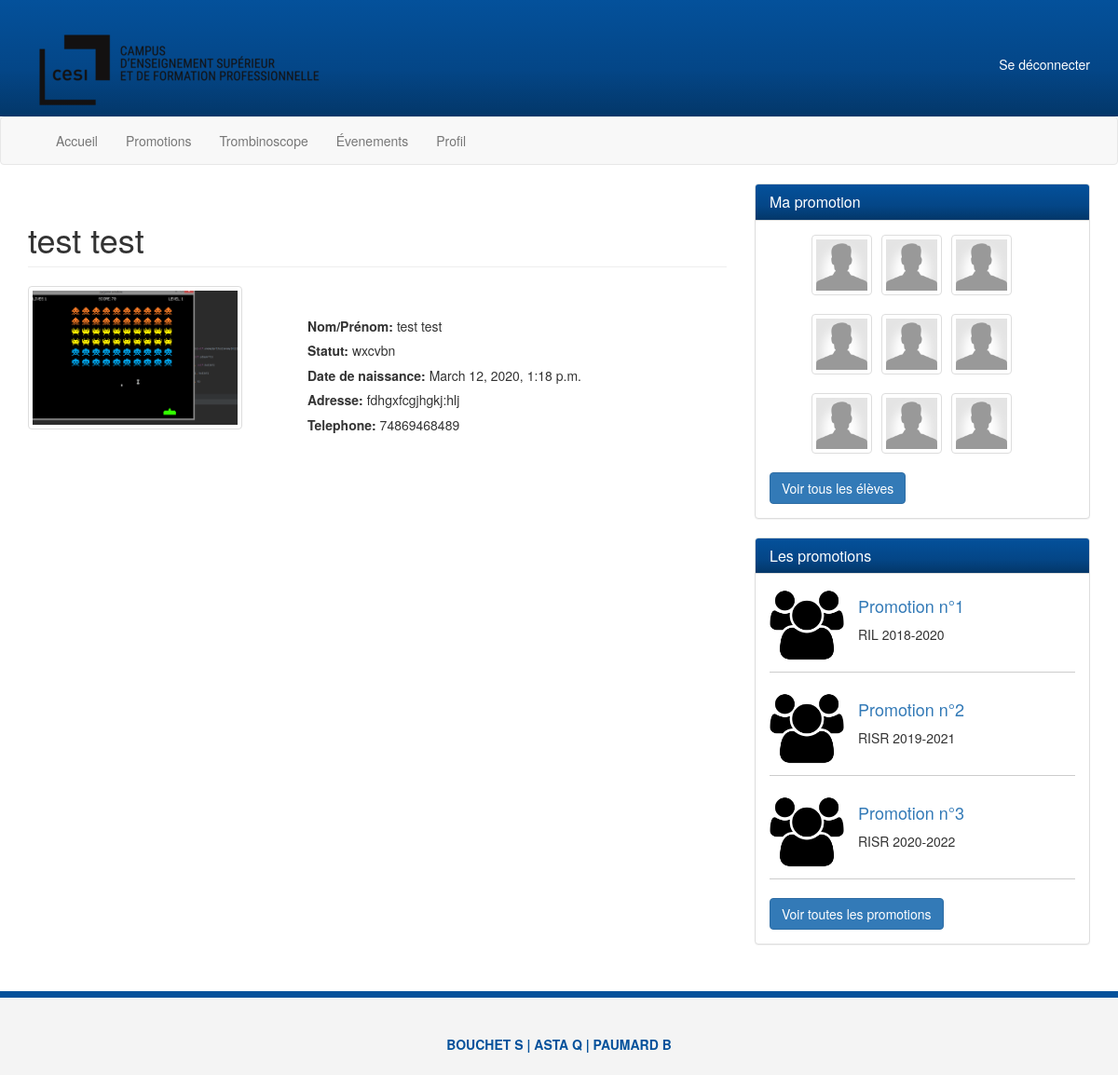
The page /profil/ (signed in) on the database as committed earlier.
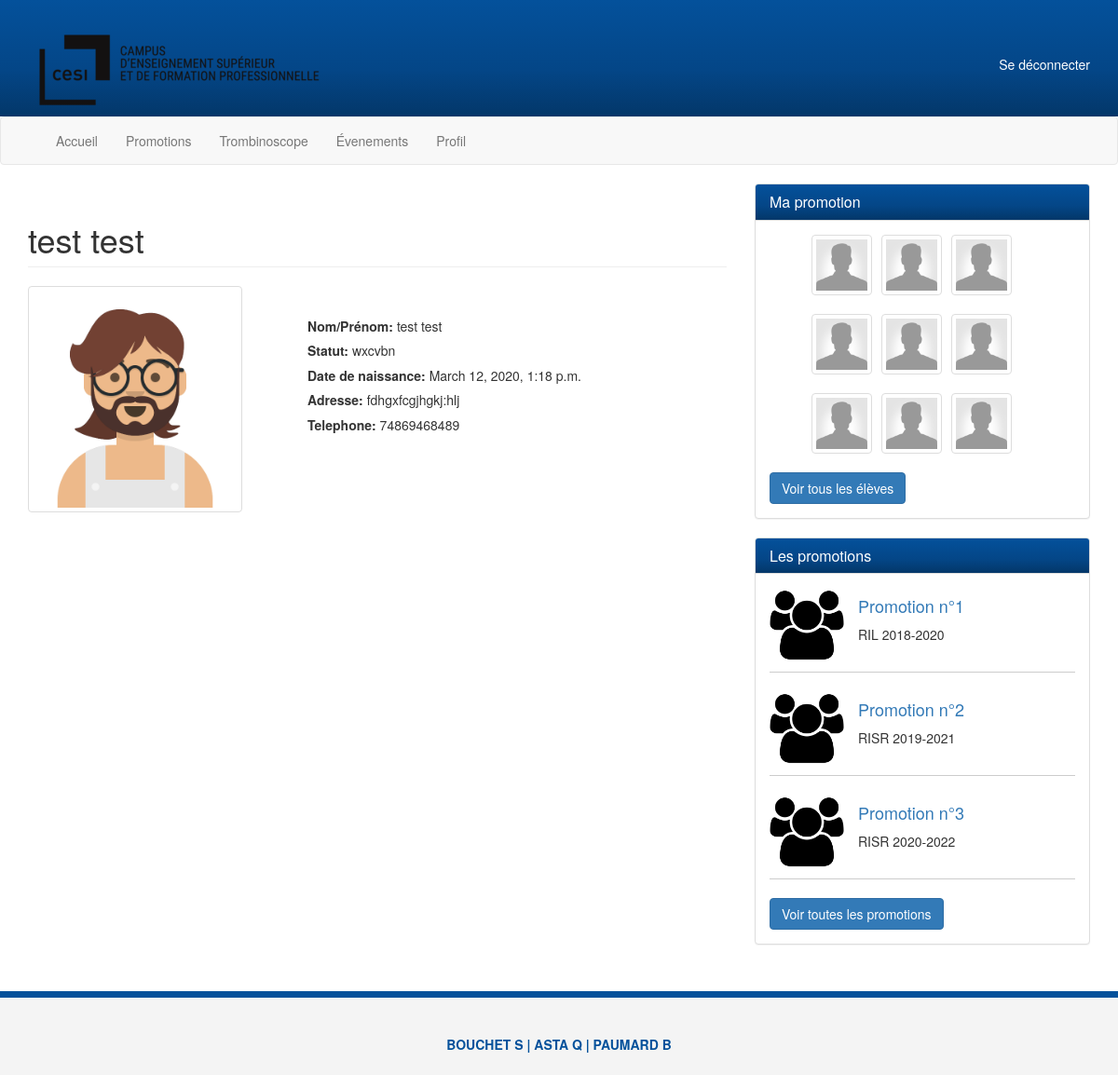
The same page on the database as committed later.
### backoffice/models.py (models this page shows, shortened)
class Personne(models.Model):
    nom = models.CharField(max_length=150)
    prenom = models.CharField(max_length=150)
    datenaissance = models.DateTimeField()
    adresse = models.TextField()
    tel = models.IntegerField()
    photo = models.ImageField(upload_to='gallery')
    statut = models.CharField(max_length=50)
    promotion = models.ForeignKey(Promotion, on_delete=models.CASCADE)
    userid = models.ForeignKey(settings.AUTH_USER_MODEL,on_delete=models.CASCADE, null=True)
    object = models.Manager()

### backoffice/views.py (the view)
# urls.py: path('profil/', views.profil, name="profil"),
@login_required
def profil(request):
    user = request.user
    personne = Personne.object.filter(userid=user.id)
    personne_dict = {
        'personne': personne
    }
    return render(request, 'profil.html', personne_dict)

### backoffice/templates/profil.html (shortened to what this page needs)
<!DOCTYPE html>
<html lang="en">
  <head>
    {% include 'importCss.html' %}
  </head>
  <body>
  <header>
      {% include 'header.html' %}
  </header>
  {% include 'navbar.html' %}
    <section>
       {% for p in personne %}
      <div class="container">
        <div class="row">
          <div class="col-md-8">
            <div class="profile">
              <h1 class="page-header">{{p.nom}} {{p.prenom}}</h1>
              <div class="row">
                <div class="col-md-4">
                  <img src="{{p.photo.url}}" class="img-thumbnail" alt="">
                </div>
                <div class="col-md-8">
                  <ul>
                    <li><strong>Nom/Prénom:</strong> {{p.nom}} {{p.prenom}}</li>
                    <li><strong>Statut:</strong> {{p.statut}}</li>
                    <li><strong>Date de naissance:</strong> {{p.datenaissance}}</li>
                    <li><strong>Adresse:</strong> {{p.adresse}}</li>
                    <li><strong>Telephone:</strong> {{p.tel}}</li>
                  </ul>
                </div>
              </div>
            </div>
          </div>
        {% endfor %}
            <div class="col-md-4">
                <div class="panel panel-default friends">
                    <div class="panel-heading">
                        <h3 class="panel-title">Ma promotion</h3>
                    </div>
                    <div class="panel-body">
                        <ul>
                            <li><a href="profile.html" class="thumbnail"><img src="../static/img/user.png" alt=""></a></li>
                            <li><a href="profile.html" class="thumbnail"><img src="../static/img/user.png" alt=""></a></li>
                            <li><a href="profile.html" class="thumbnail"><img src="../static/img/user.png" alt=""></a></li>
                            <li><a href="profile.html" class="thumbnail"><img src="../static/img/user.png" alt=""></a></li>
                            <li><a href="profile.html" class="thumbnail"><img src="../static/img/user.png" alt=""></a></li>
                            <li><a href="profile.html" class="thumbnail"><img src="../static/img/user.png" alt=""></a></li>
                            <li><a href="profile.html" class="thumbnail"><img src="../static/img/user.png" alt=""></a></li>
                            <li><a href="profile.html" class="thumbnail"><img src="../static/img/user.png" alt=""></a></li>
                            <li><a href="profile.html" class="thumbnail"><img src="../static/img/user.png" alt=""></a></li>
                        </ul>
                        <a class="btn btn-primary" href="#">Voir tous les élèves</a>
                    </div>
                </div>
                <div class="panel panel-default groups">
                    <div class="panel-heading">
                        <h3 class="panel-title">Les promotions</h3>
                    </div>
                    <div class="panel-body">
                        <div class="group-item">
                            <img src="../static/img/group.png" alt="">
                            <h4><a href="#" class="">Promotion n°1</a></h4>
                            <p>RIL 2018-2020</p>
                        </div>
                        <div class="group-item">
                            <img src="../static/img/group.png" alt="">
                            <h4><a href="#" class="">Promotion n°2</a></h4>
                            <p>RISR 2019-2021</p>
                        </div>
                        <div class="group-item">
                            <img src="../static/img/group.png" alt="">
                            <h4><a href="#" class="">Promotion n°3</a></h4>
                            <p>RISR 2020-2022</p>
                        </div>
                        <a href="#" class="btn btn-primary">Voir toutes les promotions</a>
                    </div>
                </div>
            </div>
        </div>
      </div>
    </section>
    {% include 'footer.html' %}
  </body>
</html>

Rows that differ between the two databases and show on the page:
changed Personne "test": photo: a different picture
